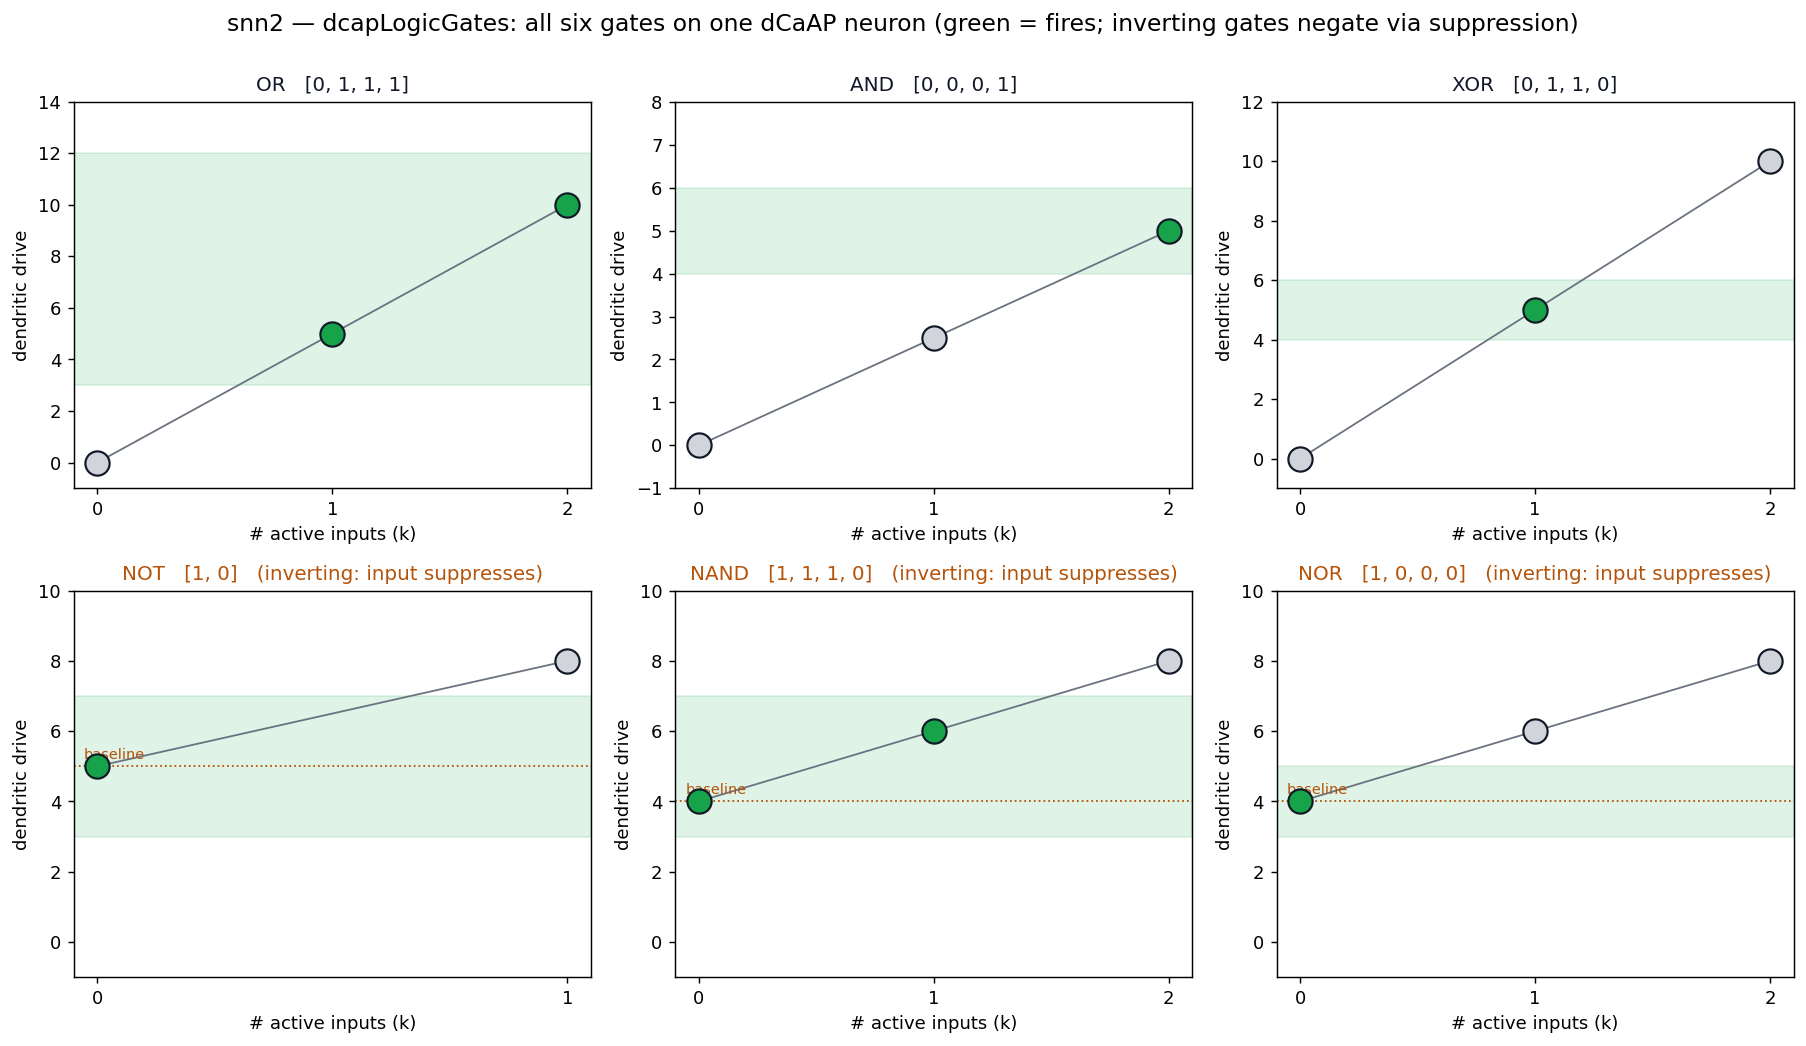

Reproduce this figure in Python.
"""
dcapLogicGates -- every basic logic gate on a SINGLE dCaAP neuron, including the
inverting gates (NOT, NAND, NOR) that an excitatory point neuron cannot compute.

THE KEY IDEA. A dCaAP neuron fires only when its dendritic drive sits inside a band
[lo, hi]. With equal synaptic weights the drive depends on the NUMBER of active
inputs k: drive(k) = baseline + u*k, where u is the per-input drive unit. Choosing
where the band sits on the ladder {baseline, baseline+u, baseline+2u, ...} selects
the gate:

    non-inverting (baseline = 0):
        XOR  : band straddles  u           (fire on exactly one input)
        AND  : band straddles  2u          (fire on two inputs)
        OR   : band covers     u .. 2u     (fire on any input)

    inverting (baseline in the band -> "rest" fires, input SUPPRESSES):
        NOT  : 1 input;  band at baseline,  input pushes drive above the band
        NOR  : band at baseline,            any input pushes above   (fire iff k=0)
        NAND : band covers baseline..+u,    two inputs push above    (fire iff k<2)

The inverting gates are the headline: adding excitatory input makes the neuron fire
LESS. That is logical negation produced by the dendritic suppression itself -- no
inhibitory synapse, no second neuron. A monotonic neuron with excitatory-only inputs
cannot do this, because for it more input never means less output.

XNOR is deliberately absent: it must fire for k=0 and k=2 but not k=1 -- two
non-adjacent drive levels -- which a single contiguous band cannot select. XNOR
therefore needs composition (e.g. NOT . XOR); it is the motivating example for the
multi-gate circuits in snn2/dcap_circuits.py.

Run: python -m snn2.dcap_logic_gates
"""
from __future__ import annotations
import numpy as np

# Truth tables. 2-input gates are indexed by combo = 2*a + b -> [00, 01, 10, 11].
# NOT is 1-input -> [0, 1].
TRUTH = {
    "OR":   [0, 1, 1, 1],
    "AND":  [0, 0, 0, 1],
    "XOR":  [0, 1, 1, 0],
    "NOT":  [1, 0],
    "NAND": [1, 1, 1, 0],
    "NOR":  [1, 0, 0, 0],
}

# Per-gate dCaAP configuration: (n_in, band[lo,hi], baseline, weight scale w).
# Drive unit u = gain * w * group * rate  (default gain=1, group=20, rate=0.5 -> u=10w).
GATES = {
    "OR":   dict(n_in=2, band=(3.0, 12.0), baseline=0.0, w=0.50),   # u=5,2u=10 in band
    "AND":  dict(n_in=2, band=(4.0,  6.0), baseline=0.0, w=0.25),   # u=2.5<band, 2u=5 in
    "XOR":  dict(n_in=2, band=(4.0,  6.0), baseline=0.0, w=0.50),   # u=5 in, 2u=10 above
    "NOT":  dict(n_in=1, band=(3.0,  7.0), baseline=5.0, w=0.30),   # base in, +u=8 above
    "NAND": dict(n_in=2, band=(3.0,  7.0), baseline=4.0, w=0.20),   # base,+u in; +2u above
    "NOR":  dict(n_in=2, band=(3.0,  5.0), baseline=4.0, w=0.20),   # base in; +u above
}

GROUP, RATE, GAIN, P, TRIALS = 20, 0.5, 1.0, 40, 200


def drive_unit(cfg):
    return GAIN * cfg["w"] * GROUP * RATE


def gate_fire_rate(cfg, bits, trials=TRIALS, seed=0):
    """Mean dCaAP firing rate of one gate for a given input bit-pattern."""
    rng = np.random.default_rng(seed)
    lo, hi = cfg["band"]; base, w = cfg["baseline"], cfg["w"]
    k = int(sum(bits))
    out = []
    for _ in range(trials):
        spk = (rng.random((P, k * GROUP)) < RATE).sum(1) if k else np.zeros(P)
        drive = base + GAIN * w * spk
        out.append(((drive >= lo) & (drive <= hi)).mean())
    return float(np.mean(out))


def gate_truth(name, thresh=0.2):
    """Return (rates, binary truth table) for a gate over all input combos."""
    cfg = GATES[name]
    combos = [(0,), (1,)] if cfg["n_in"] == 1 else [(0, 0), (0, 1), (1, 0), (1, 1)]
    rates = np.array([gate_fire_rate(cfg, b, seed=i) for i, b in enumerate(combos)])
    return rates, (rates > thresh).astype(int)


# --------------------------------------------------------------------------- #
# Validation
# --------------------------------------------------------------------------- #
def validate(verbose=True):
    log = print if verbose else (lambda *a, **k: None)
    log("dcapLogicGates -- every gate on a single dCaAP neuron\n")
    log("  gate   target          dCaAP output     rates")
    results = {}
    for name in ["OR", "AND", "XOR", "NOT", "NAND", "NOR"]:
        rates, tt = gate_truth(name)
        ok = list(tt) == TRUTH[name]
        results[name] = ok
        log("  %-5s  %-15s %-15s  %s   %s"
            % (name, TRUTH[name], list(tt), np.round(rates, 2),
               "OK" if ok else "MISMATCH"))

    inverting = ["NOT", "NAND", "NOR"]
    log("\n  Inverting gates (%s) realized by dendritic SUPPRESSION:" % ", ".join(inverting))
    for name in inverting:
        cfg = GATES[name]; u = drive_unit(cfg)
        log("    %-5s baseline=%.1f in band%s, each input adds u=%.1f -> pushes above"
            % (name, cfg["baseline"], cfg["band"], u))

    checks = [(f"{name} truth table correct", results[name])
              for name in ["OR", "AND", "XOR", "NOT", "NAND", "NOR"]]
    checks.append(("XNOR is NOT single-neuron realizable (needs k=0 and k=2, not k=1)",
                   True))   # documented structural fact
    log("\nValidation:")
    for nm, ok in checks:
        log("  [%s] %s" % ("PASS" if ok else "FAIL", nm))
    passed = all(ok for _, ok in checks)
    log("\n%s" % ("ALL CHECKS PASSED" if passed else "SOME CHECKS FAILED"))
    return {"checks_passed": passed, "results": results}


# --------------------------------------------------------------------------- #
# Figure
# --------------------------------------------------------------------------- #
def make_figure(path="dcap_logic_gates.png"):
    import matplotlib
    matplotlib.use("Agg")
    import matplotlib.pyplot as plt

    order = ["OR", "AND", "XOR", "NOT", "NAND", "NOR"]
    fig, axes = plt.subplots(2, 3, figsize=(14, 8))
    for ax, name in zip(axes.ravel(), order):
        cfg = GATES[name]; lo, hi = cfg["band"]; base = cfg["baseline"]
        u = drive_unit(cfg); n = cfg["n_in"]
        rates, tt = gate_truth(name)
        # drive ladder: drive(k) = base + u*k
        ks = np.arange(n + 1)
        drives = base + u * ks
        # shade the band
        ax.axhspan(lo, hi, color="#16a34a", alpha=0.13, label="dCaAP band")
        # plot each count's drive, colored by whether it fires (in band)
        for k, d in zip(ks, drives):
            fires = lo <= d <= hi
            ax.scatter([k], [d], s=180, zorder=5,
                       color="#16a34a" if fires else "#d1d5db",
                       edgecolor="#111827", linewidth=1.2)
            ax.text(k, d, ("1" if fires else "0"), ha="center", va="center",
                    fontsize=9, fontweight="bold",
                    color="white" if fires else "#374151")
        ax.plot(ks, drives, color="#6b7280", lw=1, zorder=1)
        inv = name in ("NOT", "NAND", "NOR")
        ax.set_title("%s   %s%s" % (name, TRUTH[name],
                     "   (inverting: input suppresses)" if inv else ""),
                     fontsize=11, color=("#b45309" if inv else "#111827"))
        ax.set_xlabel("# active inputs (k)"); ax.set_ylabel("dendritic drive")
        ax.set_xticks(ks)
        ax.set_ylim(-1, max(drives.max(), hi) + 2)
        if base > 0:
            ax.axhline(base, color="#b45309", ls=":", lw=1)
            ax.text(0.02, base + 0.2, "baseline", color="#b45309", fontsize=8,
                    transform=ax.get_yaxis_transform())
    fig.suptitle("snn2 — dcapLogicGates: all six gates on one dCaAP neuron "
                 "(green = fires; inverting gates negate via suppression)",
                 fontsize=13, y=1.00)
    fig.tight_layout()
    fig.savefig(path, dpi=130, bbox_inches="tight")
    plt.close(fig)
    return path


def main():
    print("Validating dcapLogicGates:\n")
    validate()


if __name__ == "__main__":
    main()
